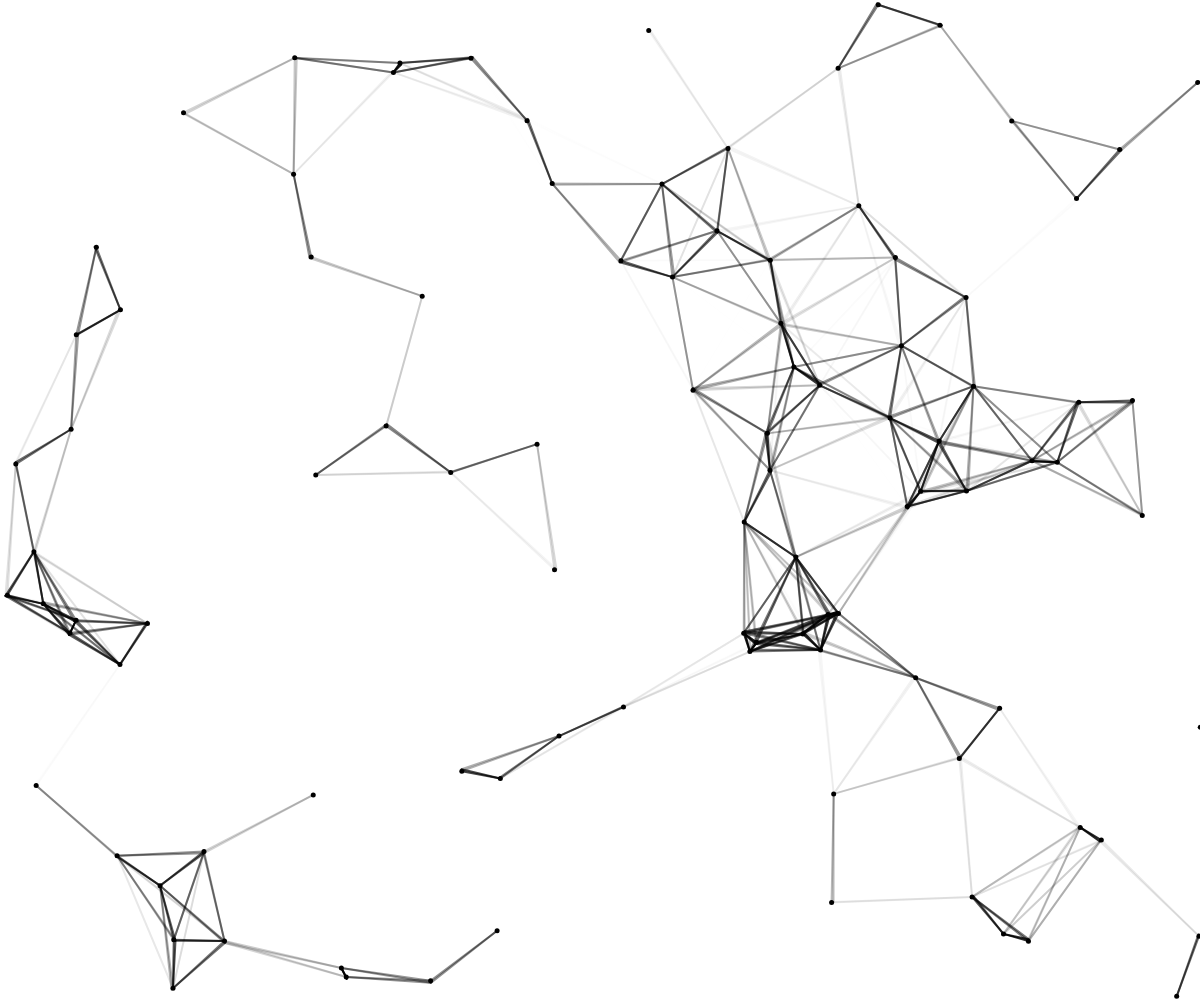
Frame 1 (no input)
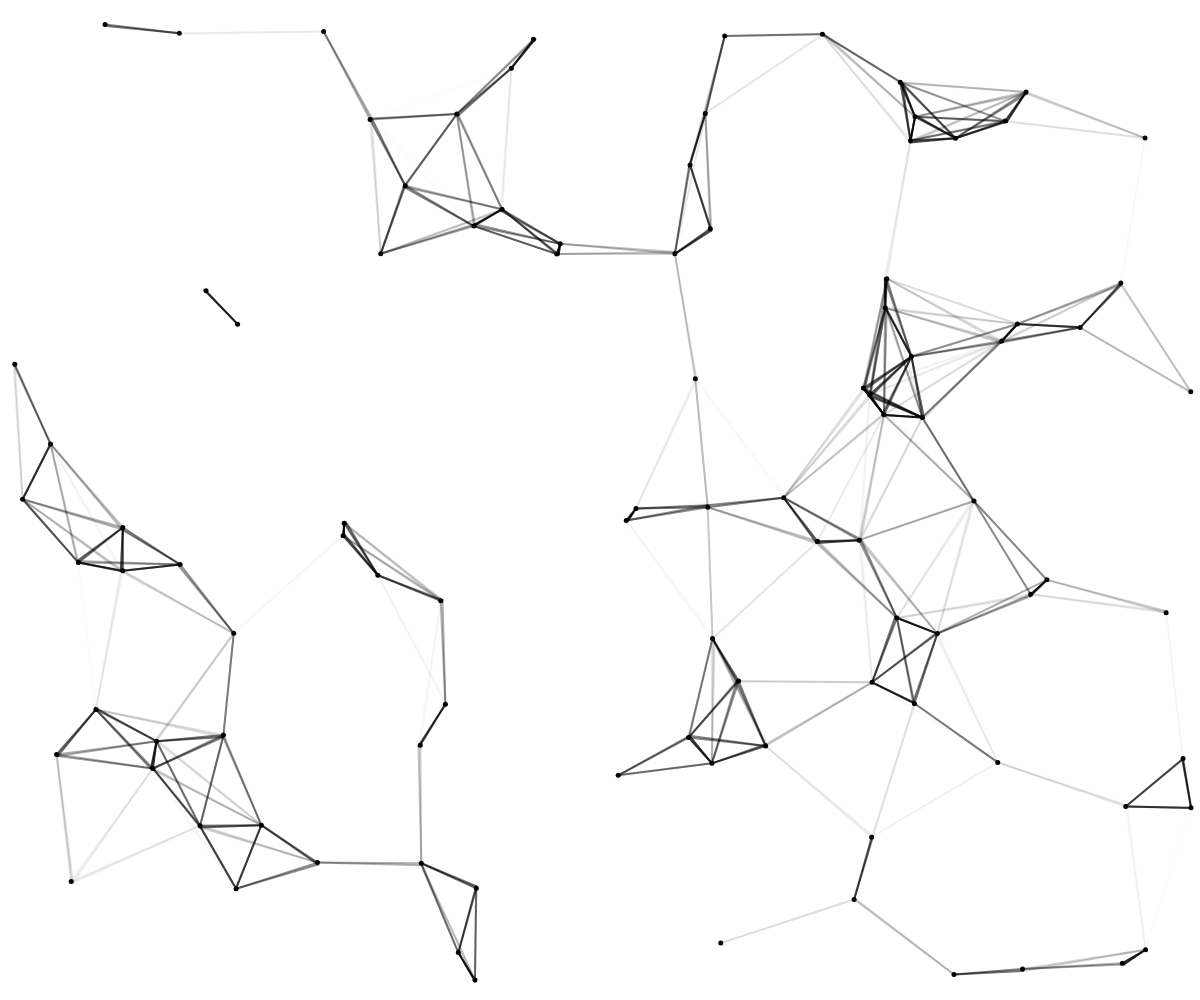
Frame 60 (no input)
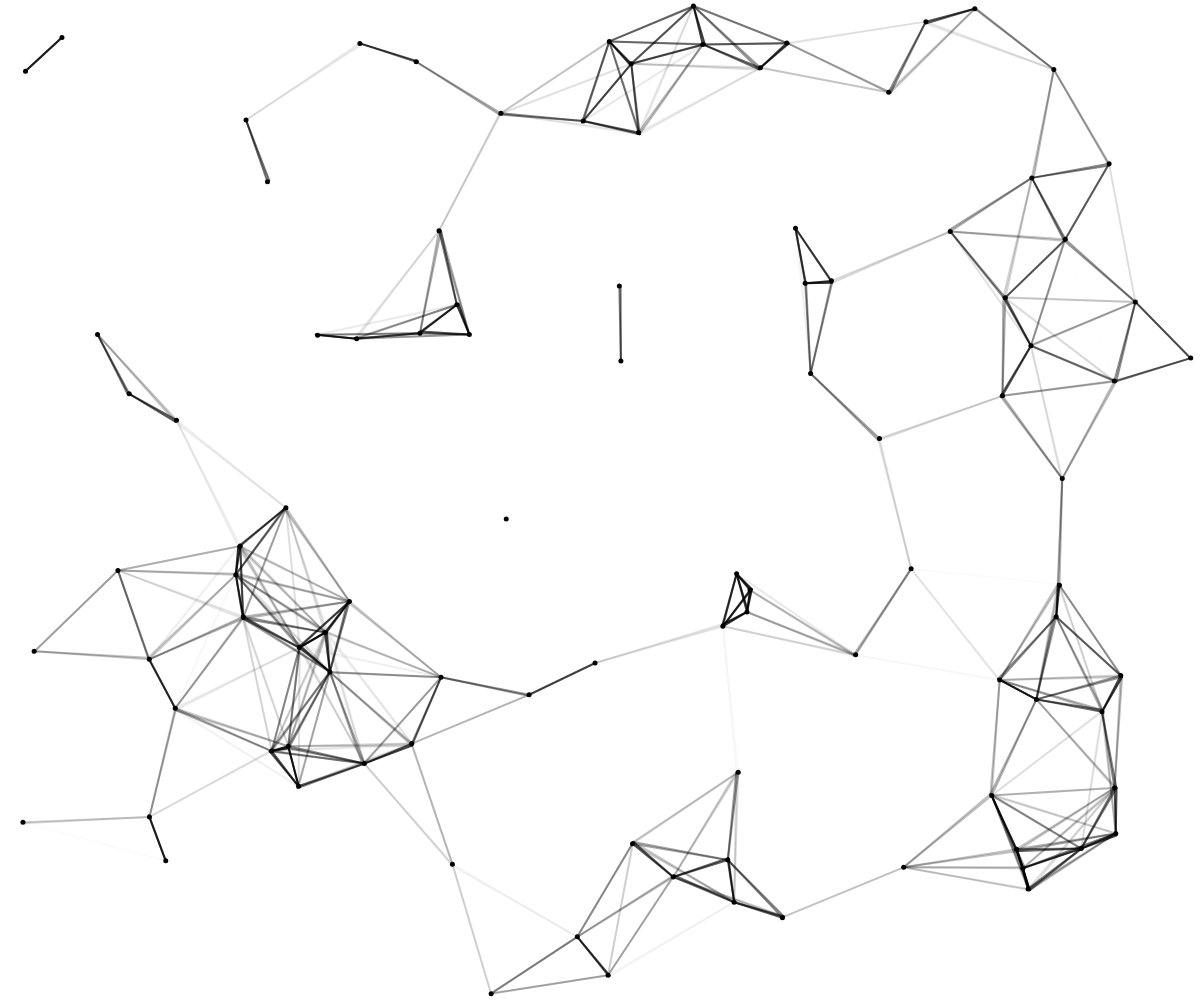
Frame 120 (the mouse pressed at the canvas centre since frame 60)

The p5.js sketch that drew these frames (run headless with seeded random() and noise() and a simulated clock; from frame 60 on, the mouse is pressed at the canvas centre):

// p5.js sketch
// ── sketch.js
let particleSystem;

function setup() {
	createCanvas(windowWidth, windowHeight);
	angleMode(DEGREES);
	particleSystem = new ParticleSystem(100, 150);
}

function draw() {
	background(255, 255, 255);
	particleSystem.run();
}

class ParticleSystem {
	constructor(qty, res) {
		this.particles = [];
		this.res = res;
		this.particleGrid = [];
		for (let y = 0; y <= windowHeight; y += this.res) {
			let gridY = [];
			for (let x = 0; x <= windowWidth; x += this.res) {
				gridY.push([]);
			}
			this.particleGrid.push(gridY);
		}

		//When creating each particle add them to the grid
		for (let p = 0; p < qty; p++) {
			let x = random(0, windowWidth);
			let y = random(0, windowHeight);
			this.particleGrid[Math.floor(y/this.res)][Math.floor(x/this.res)].push(p);
			this.particles.push(new Particle(x, y, 5));
		}
	}

	run() {
		for (let p = 0; p < this.particles.length; p++) {
			//Get old location
			let oldLoc = this.particles[p].getLocation();
			let index = this.particleGrid[Math.floor(abs(oldLoc.y)/this.res)][Math.floor(abs(oldLoc.x)/this.res)].indexOf(p);
			//Remove from grid
			this.particleGrid[Math.floor(abs(oldLoc.y)/this.res)][Math.floor(abs(oldLoc.x)/this.res)].splice(index, 1);
			//Update location
			this.particles[p].run();
			//Get new location
			let newLoc = this.particles[p].getLocation();
			//add to grid NOTE: adding abs cause sometimes some vectors have negative values
			let gridX = Math.floor(abs(newLoc.x)/this.res);
			let gridY = Math.floor(abs(newLoc.y)/this.res);
			this.particleGrid[gridY][gridX].push(p);

			for (let gy = -1; gy <= 1; gy++) { //iterate over the up, middle and lower cubes
				let y = gridY + gy;
				if (y >= 0 && y < this.particleGrid.length) { //avoid non existing cubes
					for (let gx = -1; gx <= 1; gx++) { //iterate over the left middle and right cubes
						let x = gridX + gx;
						if (x >= 0 && x < this.particleGrid[0].length) {
							for (let gp = 0; gp < this.particleGrid[y][x].length; gp++) {
								let z = this.particleGrid[y][x][gp];
								if (z != p) {
									Particle.tryVector(this.res, this.particles[p], this.particles[z]);
								}
							}
						}
					}
				}
				
			}

			//check adjacent grids and tryVector() with the items inside said grids

			//for (let i = p + 1; i < this.particles.length; i++) {
			//	Particle.tryVector(this.res, this.particles[p], this.particles[i]);
			//}
		}
	}
}

class Particle {
    constructor(x, y, size) {
        this.loc = createVector(x, y);
        this.size = size;

        this.maxSpeed = 2;
        this.maxForce = 0.1;

        this.vel = p5.Vector.random2D();
        this.vel.mult(this.maxSpeed);
        this.acc = createVector(0, 0);
    }

    static tryVector(maxDistance, p1, p2) {
		let p1Loc = p1.getLocation();
		let p2Loc = p2.getLocation();
		let distance = p5.Vector.sub(p1Loc, p2Loc).mag();
		if (distance < maxDistance) {
			stroke(0, map(distance, 0, maxDistance, 255, 0));
			strokeWeight(2);
			line(p1Loc.x, p1Loc.y, p2Loc.x, p2Loc.y);
		}
    }

    getLocation() {
        return this.loc;
    }

    run() {
		this.checkWall();
        this.update();
        this.display();
    }

    update() {
        this.vel.add(this.acc);
        this.vel.limit(this.maxSpeed);
        this.loc.add(this.vel);
        this.acc.mult(0); //reset acceleration
    }

    applyForce(force) {
        this.acc.add(force);
	}
	
	changeDirection(desired) {
		let steer = p5.Vector.sub(desired, this.vel);
		steer.limit(this.maxForce);
		this.applyForce(steer);
	}

    checkWall() {
        if (this.loc.x <= 25) {
			this.changeDirection(createVector(this.maxSpeed, this.vel.y));
        }
        else if (this.loc.x >= windowWidth - 25) {
			this.changeDirection(createVector(-1*this.maxSpeed, this.vel.y));
        }
        if (this.loc.y <= 25) {
			this.changeDirection(createVector(this.vel.x, this.maxSpeed));
        }
        else if (this.loc.y >= windowHeight - 25) {
            this.changeDirection(createVector(this.vel.x, -1*this.maxSpeed));
        }
    }

    display() {
		stroke(0);
		strokeWeight(this.size);
		point(this.loc.x, this.loc.y);
	}

}
